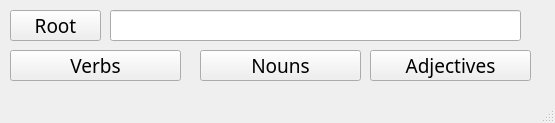
<?xml version="1.0" encoding="UTF-8"?>
<ui version="4.0">
 <class>MainWindow</class>
 <widget class="QMainWindow" name="MainWindow">
  <property name="geometry">
   <rect>
    <x>0</x>
    <y>0</y>
    <width>555</width>
    <height>123</height>
   </rect>
  </property>
  <property name="windowTitle">
   <string>MainWindow</string>
  </property>
  <widget class="QWidget" name="centralwidget">
   <widget class="QPushButton" name="pushButton">
    <property name="geometry">
     <rect>
      <x>10</x>
      <y>10</y>
      <width>91</width>
      <height>31</height>
     </rect>
    </property>
    <property name="font">
     <font>
      <family>Sylfaen</family>
      <pointsize>14</pointsize>
     </font>
    </property>
    <property name="text">
     <string>Root</string>
    </property>
   </widget>
   <widget class="QLineEdit" name="lineEdit">
    <property name="geometry">
     <rect>
      <x>110</x>
      <y>10</y>
      <width>411</width>
      <height>31</height>
     </rect>
    </property>
   </widget>
   <widget class="QPushButton" name="pushButton_2">
    <property name="geometry">
     <rect>
      <x>10</x>
      <y>50</y>
      <width>171</width>
      <height>31</height>
     </rect>
    </property>
    <property name="font">
     <font>
      <family>Sylfaen</family>
      <pointsize>14</pointsize>
     </font>
    </property>
    <property name="text">
     <string>Verbs</string>
    </property>
   </widget>
   <widget class="QPushButton" name="pushButton_3">
    <property name="geometry">
     <rect>
      <x>200</x>
      <y>50</y>
      <width>161</width>
      <height>31</height>
     </rect>
    </property>
    <property name="font">
     <font>
      <family>Sylfaen</family>
      <pointsize>14</pointsize>
     </font>
    </property>
    <property name="text">
     <string>Nouns</string>
    </property>
   </widget>
   <widget class="QPushButton" name="pushButton_4">
    <property name="geometry">
     <rect>
      <x>370</x>
      <y>50</y>
      <width>161</width>
      <height>31</height>
     </rect>
    </property>
    <property name="font">
     <font>
      <family>Sylfaen</family>
      <pointsize>14</pointsize>
     </font>
    </property>
    <property name="text">
     <string>Adjectives</string>
    </property>
   </widget>
  </widget>
  <widget class="QMenuBar" name="menubar">
   <property name="geometry">
    <rect>
     <x>0</x>
     <y>0</y>
     <width>555</width>
     <height>21</height>
    </rect>
   </property>
  </widget>
  <widget class="QStatusBar" name="statusbar"/>
 </widget>
 <resources/>
 <connections/>
</ui>
